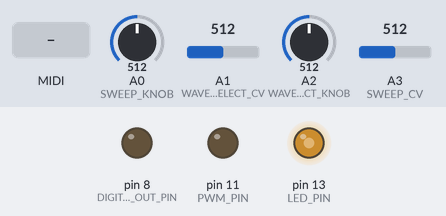
A sketch run on a simulated Arduino Uno, built for the host (arithmetic inside an expression is 32-bit, double 64-bit). Parts: output pins drawn as LEDs (lit = HIGH). The inputs (shaded band) are chosen by the test bench; at power-on: A0 (SWEEP_KNOB) = 512, A1 (WAVETABLE_SELECT_CV) = 512, A2 (WAVETABLE_SELECT_KNOB) = 512, A3 (SWEEP_CV) = 512. MIDI output is not drawn; random numbers use the default seed unless the sketch sets one.

Above: at 1.2 s.
1.3 s: MIDI note 48 received
At 1.47 s:
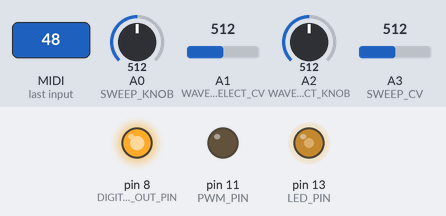
4.3 s: MIDI note 36 received
At 5.41 s:
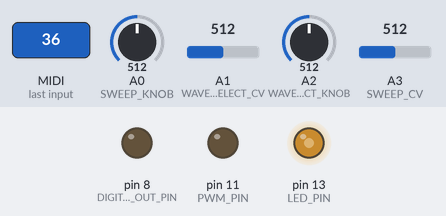
Timing chart, 0 to 13.3 s (numbered marks = the images above; inputs shaded):
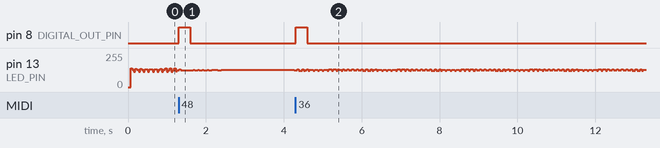

The sketch:

wavegrains.ino
```cpp
// Wavegrains V2.0
//
// based on the Auduino code by Peter Knight, revised and finetuned by Ginkosynthese for use with cv inputs.
// Change to a wavetable oscillator by Janne G:son Berg (jgb @ muffwiggler)
// Version for PCB V2
//
// inputs
// A2 (CV in 1/knob 1): wavetable select knob (keep switch in manual position, this acts as an offset for the wavetable select parameter)
// A1: (CV in 2/knob 2): wavetable select CV (keep switch in "in 2" position, knob acts as an attenuator for incoming wavetable select CV)
// A0: (knob 3): sweep knob (knob acts as an offset for incoming sweep CV)
// A3: (CV in 3): sweep CV

#include <avr/io.h>
#include <avr/interrupt.h>
#include <avr/pgmspace.h>
// added MIDI library
#include <MIDI.h>
// added ramp library for portamento
#include <Ramp.h>

uint16_t syncPhaseAcc;
uint16_t syncPhaseInc;
uint8_t wavetableStep;
uint8_t wavetableA;
uint8_t wavetableB;
uint16_t sweepPosition;

// set up a global variable for midi note information. set C1 as the minimum midi note, 84 is max to retain roughly the original pitch range
uint16_t midinote = 0;

// for portamento
bool port = false;
uint16_t portTime = 0;
int lastRampValue;
rampInt portRamp;

// Define wavetable parameters
#define WT_LENGTH 16
#define WT_NO_OF 32
#define WT_POT_SCALING 5

// Map Analogue channels
#define WAVETABLE_SELECT_KNOB   (A2)
#define WAVETABLE_SELECT_CV     (A1)
#define SWEEP_KNOB  (A0)
#define SWEEP_CV    (A3)

// Changing these will also requires rewriting audioOn()
//    Output is on pin 11
#define PWM_PIN       11
#define PWM_VALUE     OCR2A
#define LED_PIN       13
#define LED_PORT      PORTB
#define LED_BIT       5
// this line added for digital output
#define DIGITAL_OUT_PIN 8
#define PWM_INTERRUPT TIMER2_OVF_vect

// added this line to create MIDI default instance
MIDI_CREATE_DEFAULT_INSTANCE();

// For converting incoming CV to pitch
const uint16_t freqTable[] PROGMEM = {
545,547,549,551,552,554,556,558,560,561,563,565,567,569,570,572,574,576,578,580,582,584,586,588,590,592,594,596,598,600,602,604,606,608,610,612,614,616,618,621,623,625,627,629,631,633,636,638,640,642,644,646,649,651,653,655,658,660,662,664,667,669,671,673,676,678,680,683,685,687,690,692,694,697,699,701,704,706,709,711,713,716,718,721,723,726,728,731,733,736,738,741,743,746,748,751,753,756,759,761,764,766,769,772,774,777,779,782,785,787,790,793,796,798,801,804,806,809,812,815,817,820,823,826,829,831,834,837,840,843,846,849,852,854,857,860,863,866,869,872,875,878,881,884,887,890,893,896,899,902,905,908,911,915,918,921,924,927,930,933,937,940,943,946,949,953,956,959,962,966,969,972,976,979,982,986,989,992,996,999,1002,1006,1009,1013,1016,1020,1023,1027,1030,1034,1037,1041,1044,1048,1051,1055,1059,1062,1066,1069,1073,1077,1080,1084,1088,1091,1095,1098,1102,1106,1109,1113,1116,1120,1123,1127,1131,1134,1138,1142,1145,1149,1153,1156,1160,1164,1168,1172,1176,1180,1184,1188,1192,1196,1200,1205,1209,1213,1217,1221,1225,1229,1234,1238,1242,1246,1250,1255,1259,1263,1268,1272,1276,1281,1285,1289,1294,1298,1303,1307,1311,1316,1320,1325,1329,1334,1338,1343,1348,1352,1357,1361,1366,1371,1375,1380,1385,1389,1394,1399,1404,1408,1413,1418,1423,1428,1433,1438,1442,1447,1452,1457,1462,1467,1472,1477,1482,1487,1492,1497,1502,1508,1513,1518,1523,1528,1533,1539,1544,1549,1554,1560,1565,1570,1576,1581,1586,1592,1597,1603,1608,1614,1619,1625,1630,1636,1641,1647,1653,1658,1664,1669,1675,1681,1687,1692,1698,1704,1710,1715,1721,1727,1733,1739,1745,1751,1757,1763,1769,1775,1781,1787,1793,1799,1805,1811,1818,1824,1830,1836,1842,1849,1855,1861,1868,1874,1880,1887,1893,1900,1906,1913,1919,1926,1932,1939,1945,1952,1959,1965,1972,1979,1985,1992,1999,2006,2013,2020,2026,2033,2040,2047,2054,2061,2068,2075,2082,2089,2096,2104,2111,2118,2125,2132,2140,2147,2154,2162,2169,2176,2184,2191,2198,2205,2212,2219,2226,2233,2241,2248,2255,2262,2269,2277,2284,2291,2299,2306,2314,2322,2329,2337,2345,2353,2361,2369,2377,2386,2394,2402,2410,2418,2426,2435,2443,2451,2460,2468,2476,2485,2493,2502,2510,2519,2527,2536,2545,2553,2562,2571,2579,2588,2597,2606,2615,2624,2633,2642,2651,2660,2669,2678,2687,2696,2705,2714,2724,2733,2742,2752,2761,2770,2780,2789,2799,2808,2818,2827,2837,2847,2856,2866,2876,2886,2895,2905,2915,2925,2935,2945,2955,2965,2975,2985,2996,3006,3016,3026,3037,3047,3057,3068,3078,3089,3099,3110,3120,3131,3142,3152,3163,3174,3185,3195,3206,3217,3228,3239,3250,3261,3272,3283,3295,3306,3317,3328,3340,3351,3363,3374,3385,3397,3409,3420,3432,3443,3455,3467,3479,3491,3502,3514,3526,3538,3550,3563,3575,3587,3599,3611,3624,3636,3648,3661,3673,3686,3698,3711,3723,3736,3749,3762,3774,3787,3800,3813,3826,3839,3852,3865,3878,3892,3905,3918,3932,3945,3958,3972,3985,3999,4012,4026,4040,4054,4067,4081,4095,4109,4123,4137,4151,4165,4180,4194,4208,4222,4237,4251,4266,4280,4295,4309,4324,4339,4353,4368,4383,4398,4413,4428,4443,4458,4473,4489,4504,4519,4535,4550,4566,4581,4597,4612,4628,4644,4660,4676,4691,4707,4723,4740,4756,4772,4788,4804,4821,4837,4854,4870,4887,4903,4920,4937,4954,4970,4987,5004,5021,5038,5056,5073,5090,5107,5125,5142,5160,5177,5195,5213,5230,5248,5266,5284,5302,5320,5338,5356,5375,5393,5411,5430,5448,5467,5485,5504,5523,5541,5560,5579,5598,5617,5636,5656,5675,5694,5714,5733,5753,5772,5792,5811,5831,5851,5871,5891,5911,5931,5951,5972,5992,6012,6033,6053,6074,6095,6115,6136,6157,6178,6199,6220,6241,6263,6284,6305,6327,6348,6370,6392,6413,6435,6457,6479,6501,6523,6545,6568,6590,6613,6635,6658,6680,6703,6726,6749,6772,6795,6818,6841,6864,6888,6911,6935,6958,6982,7006,7030,7054,7078,7102,7126,7150,7174,7199,7223,7248,7273,7297,7322,7347,7372,7397,7422,7448,7473,7498,7524,7550,7575,7601,7627,7653,7679,7705,7731,7758,7784,7811,7837,7864,7891,7917,7944,7971,7999,8026,8053,8081,8108,8136,8163,8191,8219,8247,8275,8303,8332,8360,8388,8417,8446,8474,8503,8532,8561,8590,8619,8649,8678,8708,8737,8767,8797,8827,8857,8887,8917,8948,8978,9009,9039,9070,9101,9132,9163,9194,9226,9257,9289,9320,9352,9384,9416,9448,9480,9512,9545,9577,9610,9642,9675,9708,9741,9774,9808,9841,9874,9908,9942,9976,10010,10044,10078,10112,10147,10181,10216,10251,10285,10320,10356,10391,10426,10462,10497,10533,10569,10605,10641,10677,10713,10750,10787,10823,10860,10897,10934,10971,11009,11046,11084,11122,11159,11197,11235,11274,11312,11351,11389,11428,11467,11506,11545,11584,11624,11663,11703,11743,11783,11823,11863,11904,11944,11985,12026,12067,12108,12149,12190,12232,12273,12315,12357,12399,12441,12484,12526,12569,12611,12654,12697,12741,12784,12828,12871,12915,12959,13003,13047,13092,13136,13181,13226,13271,13316,13361,13407,13453,13498,13544,13590,13637,13683,13730,13776,13823,13870,13918,13965,14012,14060,14108,14156,14204,14253,14301,14350,14399,14448,14497,14546,14596,14645,14695,14745,14795,14846,14896,14947,14998,15049,15100,15152,15203,15255,15307,15359,15411,15464,15516,15569,15622,15675,15729,15782,15836,15890,15944,15998,16053,16107,16162,16217,16272,16328,16383,16439,16495,16551,16607,16664,16721,16778,16835,16892,16949,17007,17065,17123,17181,17240,17299,17357,17416,17476};

//maps midi note to indexes in freqTable
//this might need tuning in the future
//table mapping midi values measured to phase increase per sample
const uint16_t midiTable[] PROGMEM = {
  0,18,35,52,69,86,103,120,137,154,171,188,205,223,240,257,274,291,308,325,342,359,376,393,410,428,445,462,479,496,513,530,547,564,581,598,615,632,649,666,683,700,717,734,751,768,785,802,819,836,853,870,887,904,921,938,955,972,989,1006,1023
};

// Wavetables, to be filled in by randomization and some precalculated waveforms
uint16_t wavetable[WT_NO_OF][WT_LENGTH];

uint16_t mapMIDI(uint16_t input)
{
  //return pgm_read_word_near(midiTable + input);
  return pgm_read_word_near(freqTable + pgm_read_word_near(midiTable + input));
}

uint16_t mapFreq(uint16_t input) {
  return (pgm_read_word_near(freqTable + input));
}

// added this function to handle MIDI noteOn information
void handleNoteOn(byte channel, byte pitch, byte velocity)
{
    digitalWrite(DIGITAL_OUT_PIN, HIGH);

    // limit ourselves to the original pitch range, subtract out 24 (the low end of the range) so we get an index into phase increase table
    midinote = max( 24, min( 84, pitch ) ) - 24;
    // to make sure we won't overflow: minimum value of the above is 0 (maximum of either 24 or x is at least 24, 24-24 = 0)
    //                                maximum value of the above is 60 (minimum of either 84 or pitch is at most 84, 84-24 = 60, so the 61st entry in pitch table)
    if (port) {
      portRamp.go(mapMIDI(midinote), portTime, LINEAR, ONCEFORWARD);
      }
    else {
      portRamp.go(mapMIDI(midinote));
    }
}

// added this function to handle MIDI noteOff information
void handleNoteOff(byte channel, byte pitch, byte velocity)
{
    digitalWrite(DIGITAL_OUT_PIN, LOW);
    // Note that NoteOn messages with 0 velocity are interpreted as NoteOffs.
}

// control change
void handleControlChange(byte channel, byte num, byte val)
{
  if ((num == 5) && (channel == 10)) {
      if (val == 0) {
        port = false;
      }
      else {
        port = true;
        portTime = 20 * val;
      }
    }
}

void audioOn() {
  // Set up PWM to 31.25kHz, phase accurate

  TCCR2A = _BV(COM2A1) | _BV(WGM20);
  TCCR2B = _BV(CS20);
  OCR2A = 15;
  TIMSK2 = _BV(TOIE2);
}


void setup() {
  pinMode(PWM_PIN,OUTPUT);
  audioOn();
  pinMode(LED_PIN,OUTPUT);

  //set up digital output pin
  pinMode(DIGITAL_OUT_PIN, OUTPUT);

  // Change random seed value to change the randomized wavetables
  randomSeed(123717284);
  int tmpTable[WT_LENGTH];
  uint16_t maxVal;

  for (int j = 0; j< WT_NO_OF; j++)
  {
    maxVal = 0;
    for (int i = 0; i < WT_LENGTH; i++)
    {
      tmpTable[i] = random(-32768, 32767);
      maxVal = abs(tmpTable[i]) > maxVal ? abs(tmpTable[i]) : maxVal;

    }
    // Normalize wavetables
    for (int i = 0; i < WT_LENGTH; i++)
    {
      wavetable[j][i] = (32768*tmpTable[i])/maxVal + 32768;
    }

    // Use up some more random values... totally unnecessary
    for (int i = 0; i < random(4); i++)
    {
      i == i;
    }
  }

  // Hardcoded wavetables sprinkled among the randomized ones

  // Square one octave up
  wavetable[0][0] = 65535;
  wavetable[0][1] = 65535;
  wavetable[0][2] = 65535;
  wavetable[0][3] = 65535;
  wavetable[0][4] = 0;
  wavetable[0][5] = 0;
  wavetable[0][6] = 0;
  wavetable[0][7] = 0;
  wavetable[0][8] = 65535;
  wavetable[0][9] = 65535;
  wavetable[0][10] = 65535;
  wavetable[0][11] = 65535;
  wavetable[0][12] = 0;
  wavetable[0][13] = 0;
  wavetable[0][14] = 0;
  wavetable[0][15] = 0;

  // Lowest square possible
  wavetable[4][0] = 65535;
  wavetable[4][1] = 65535;
  wavetable[4][2] = 65535;
  wavetable[4][3] = 65535;
  wavetable[4][4] = 65535;
  wavetable[4][5] = 65535;
  wavetable[4][6] = 65535;
  wavetable[4][7] = 65535;
  wavetable[4][8] = 0;
  wavetable[4][9] = 0;
  wavetable[4][10] = 0;
  wavetable[4][11] = 0;
  wavetable[4][12] = 0;
  wavetable[4][13] = 0;
  wavetable[4][14] = 0;
  wavetable[4][15] = 0;

  // Square with two extra peaks
  wavetable[8][0] = 65535;
  wavetable[8][1] = 65535;
  wavetable[8][2] = 65535;
  wavetable[8][3] = 65535;
  wavetable[8][4] = 65535;
  wavetable[8][5] = 65535;
  wavetable[8][6] = 65535;
  wavetable[8][7] = 65535;
  wavetable[8][8] = 0;
  wavetable[8][9] = 65535;
  wavetable[8][10] = 0;
  wavetable[8][11] = 0;
  wavetable[8][12] = 65535;
  wavetable[8][13] = 0;
  wavetable[8][14] = 0;
  wavetable[8][15] = 0;

  // Somewhat random?
  wavetable[9][0] = 8345;
  wavetable[9][1] = 50000;
  wavetable[9][2] = 7643;
  wavetable[9][3] = 65535;
  wavetable[9][4] = 52000;
  wavetable[9][5] = 10000;
  wavetable[9][6] = 20000;
  wavetable[9][7] = 40000;
  wavetable[9][8] = 300;
  wavetable[9][9] = 5120;
  wavetable[9][10] = 60240;
  wavetable[9][11] = 2048;
  wavetable[9][12] = 65535;
  wavetable[9][13] = 0;
  wavetable[9][14] = 58755;
  wavetable[9][15] = 36289;

  // Sawtooth
  wavetable[16][0] = 0x0000;
  wavetable[16][1] = 0x1000;
  wavetable[16][2] = 0x2000;
  wavetable[16][3] = 0x3000;
  wavetable[16][4] = 0x4000;
  wavetable[16][5] = 0x5000;
  wavetable[16][6] = 0x6000;
  wavetable[16][7] = 0x7000;
  wavetable[16][8] = 0x8000;
  wavetable[16][9] = 0x9000;
  wavetable[16][10] = 0xa000;
  wavetable[16][11] = 0xb000;
  wavetable[16][12] = 0xc000;
  wavetable[16][13] = 0xd000;
  wavetable[16][14] = 0xe000;
  wavetable[16][15] = 0xf000;

  // Sine
  wavetable[24][0] = 128 << 8;
  wavetable[24][1] = 176 << 8;
  wavetable[24][2] = 218 << 8;
  wavetable[24][3] = 246 << 8;
  wavetable[24][4] = 255 << 8;
  wavetable[24][5] = 246 << 8;
  wavetable[24][6] = 218 << 8;
  wavetable[24][7] = 176 << 8;
  wavetable[24][8] = 128 << 8;
  wavetable[24][9] = 79 << 8;
  wavetable[24][10] = 37 << 8;
  wavetable[24][11] = 9 << 8;
  wavetable[24][12] = 0 << 8;
  wavetable[24][13] = 9 << 8;
  wavetable[24][14] = 37 << 8;
  wavetable[24][15] = 79 << 8;

  wavetableStep=0;

  //Added for MIDI implementation:
  // Initiate MIDI communications, listen to channel omni
  MIDI.begin(MIDI_CHANNEL_OMNI);
  // begin baud rate at 31250. not sure if this is necessary after MIDI.begin
  Serial.begin(31250);

  // Connect the handleNoteOn function to the library,
  // so it is called upon reception of a NoteOn.
  MIDI.setHandleNoteOn(handleNoteOn);  // Put only the name of the function

  // Do the same for NoteOffs
  MIDI.setHandleNoteOff(handleNoteOff);

  // for portamento
  // set up ramp grain to 1 ms
  MIDI.setHandleControlChange(handleControlChange);
  portRamp.setGrain(1);
  portRamp.go(mapMIDI(midinote));

  // set up phase_inc
  syncPhaseInc = portRamp.update();
}

void loop() {
  //added to read MIDI information
  MIDI.read();

  syncPhaseInc = portRamp.update();

  // the following is commented out because we won't be using the original pitch determination method
  // Get CV in and convert it to the phase accumulator
  //  int pwmv = analogRead(FREQUENCY)+analogRead(FREQUENCY_OFFSET);
  //if (pwmv > 1023) pwmv = 1023;
  //    if (pwmv < 0) pwmv = 0;
  //syncPhaseInc = mapFreq(midinote);

  // Read position of sweep
  sweepPosition = min( 1023,  analogRead(SWEEP_CV) + analogRead(SWEEP_KNOB));

  // Read current wavetable and set up wavetables to morph between
  uint8_t readWavetable = min( 1023,  analogRead(WAVETABLE_SELECT_CV) + analogRead(WAVETABLE_SELECT_KNOB)) >> WT_POT_SCALING;
  wavetableA = readWavetable;
  wavetableB = (readWavetable+1) & 0x1f;
}

SIGNAL(PWM_INTERRUPT)
{
  uint16_t output;
  uint16_t waveA;
  uint16_t waveB;
  uint32_t delta;
  bool aLarger;

  // Phase accumulator
  syncPhaseAcc += syncPhaseInc;
  if (syncPhaseAcc < syncPhaseInc)
  {
    // Time to increase the wavetable step
    wavetableStep++;
    wavetableStep &= WT_LENGTH - 1;
    LED_PORT ^= 1 << LED_BIT; // Faster than using digitalWrite
  }

  // Calculate morphing between wavetables, keep delta value positive
  waveA = (wavetable[wavetableA][wavetableStep]);
  waveB = (wavetable[wavetableB][wavetableStep]);
  if (waveA >= waveB)
  {
    aLarger = true;
    delta = waveA - waveB;
  }
  else
  {
    aLarger = false;
    delta = waveB - waveA;
  }

  delta = (delta * sweepPosition) >> 10;
  output = aLarger ? waveA - delta : waveA + delta;

  // Output to PWM (this is faster than using analogWrite)
  // Scale down to 8 bit value
  PWM_VALUE = output  >> 8;
}
```

Measured:
- after the input at 1.3 s, pin 8 (DIGITAL_OUT_PIN): LOW → HIGH at once, → LOW 0.30 s later
- after the input at 4.3 s, pin 8 (DIGITAL_OUT_PIN): LOW → HIGH at once, → LOW 0.30 s later
